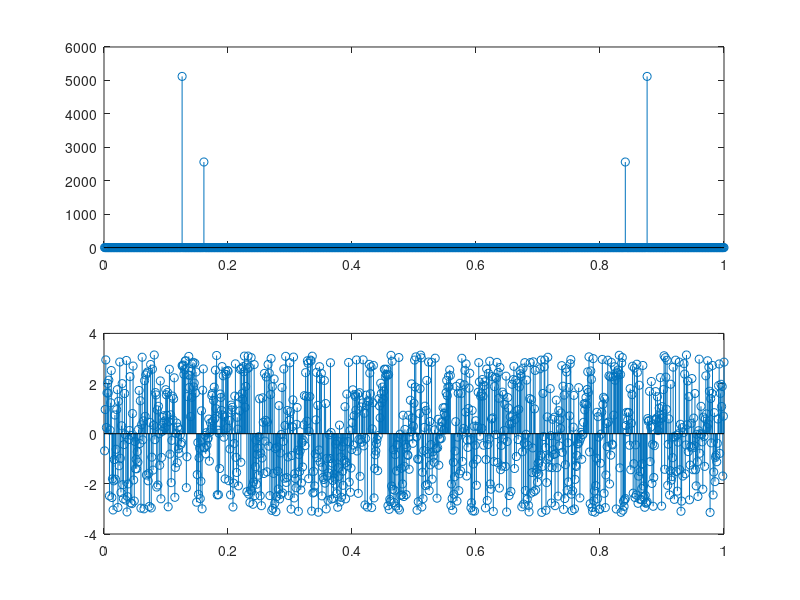
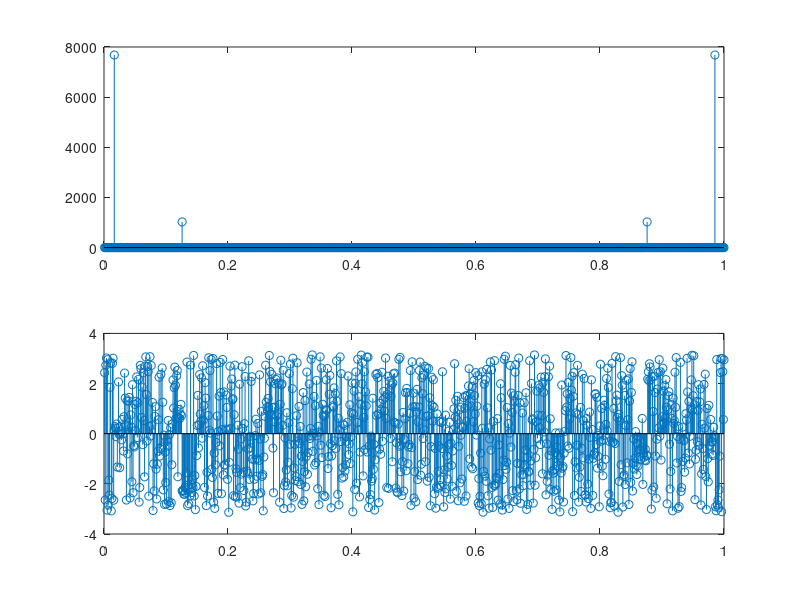
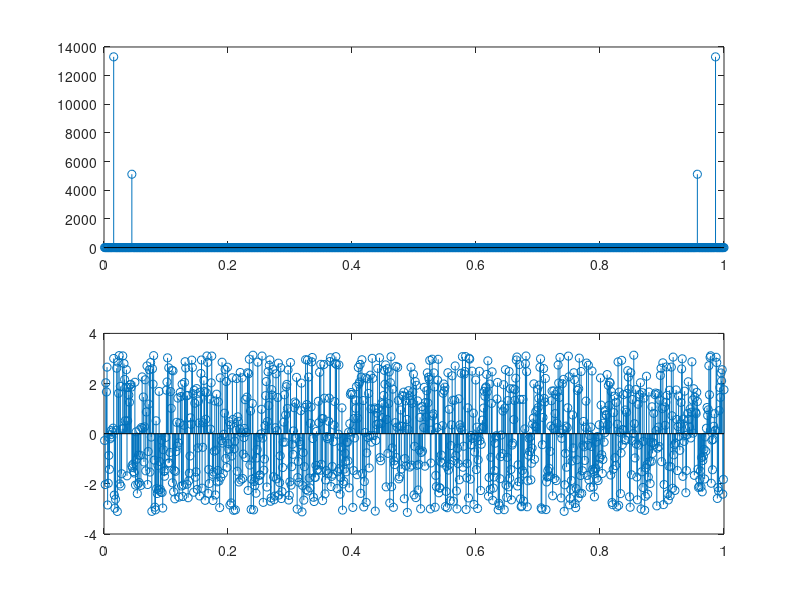

MATLAB code to generate these figures, in order:


N=1024;a=10;b=-5;m1=128;m2=164;ph1=9;ph2=34;
    t=0:2*pi/N:2*pi;
    t=t(1:N);
    t=t.';
    x=a*cos(m1*t+ph1)+b*1i*sin(m2*t+ph2);
    x=x(1:N);
    WN = dftmtx(N);
    X1=WN*x;

N=1024;a=15;b=2;m1=16;m2=128;ph1=19;ph2=4;
    t=0:2*pi/N:2*pi;
    t=t(1:N);
    t=t.';
    x=a*cos(m1*t+ph1)+b*1i*sin(m2*t+ph2);
    x=x(1:N);
    WN = dftmtx(N);
    X2=WN*x;


N=1024;a=10;b=26;m1=45;m2=15;ph1=5;ph2=3;
    t=0:2*pi/N:2*pi;
    t=t(1:N);
    t=t.';
    x=a*cos(m1*t+ph1)+b*1i*sin(m2*t+ph2);
    x=x(1:N);
    WN = dftmtx(N);
    X3=WN*x;

figure
subplot(2,1,1)
stem((1:N)/N,abs(X1))
subplot(2,1,2)
stem((1:N)/N,angle( X1))
figure 
subplot(2,1,1)
stem((1:N)/N,abs(X2))
subplot(2,1,2)
stem((1:N)/N,angle(X2))
figure 
subplot(2,1,1)
stem((1:N)/N,abs(X3))
subplot(2,1,2)
stem((1:N)/N,angle(X3))
